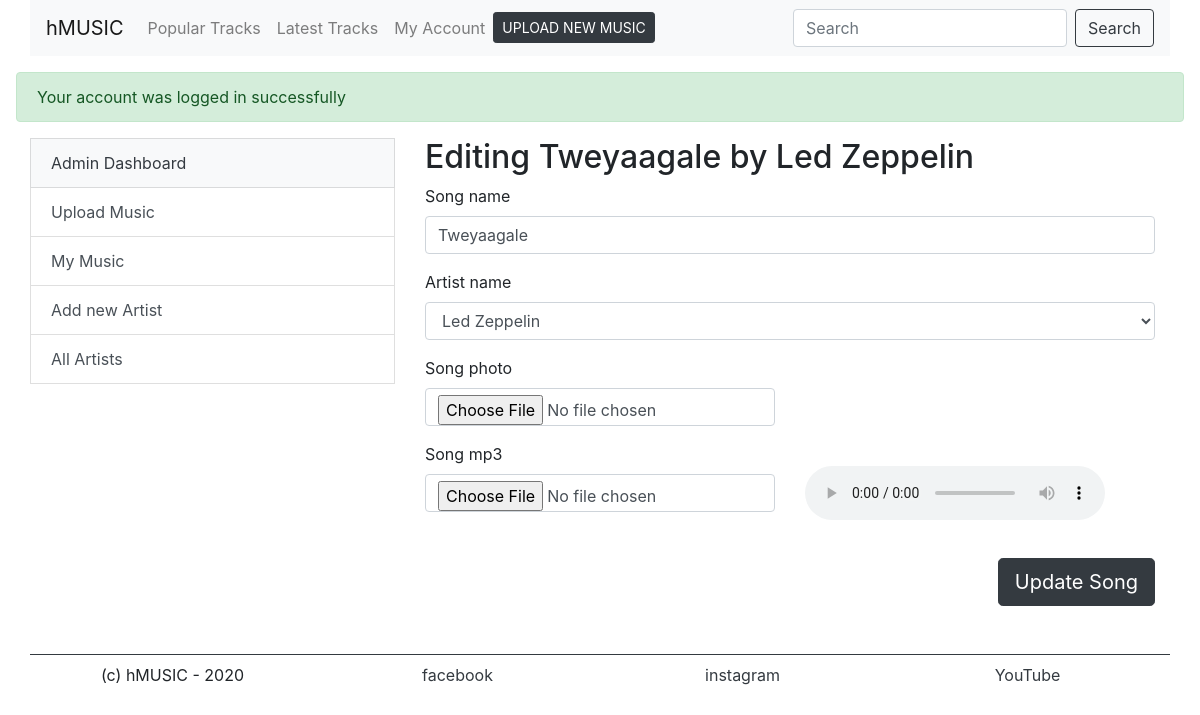
Screenshot of /admin_edit_song.php?song_id=12 (signed in) with the database file from the repository.
### tables this page shows
CREATE TABLE `artist` (
  `artist_id` int(11) NOT NULL,
  `artist_name` varchar(45) DEFAULT NULL,
  `artist_biography` text DEFAULT NULL,
  `artist_details` varchar(45) DEFAULT NULL,
  `artist_photo` text NOT NULL
);

CREATE TABLE `songs` (
  `song_id` int(11) NOT NULL,
  `song_mp3` text DEFAULT NULL,
  `song_photo` text DEFAULT NULL,
  `song_date` text DEFAULT NULL,
  `aritst_id` varchar(35) DEFAULT NULL,
  `song_name` varchar(225) NOT NULL
);

### files/functions.php (called while the page is built, shortened)
<?php
function get_top_song_by_song_id($conn,$song_id){
	$sql = "SELECT * FROM artist,songs
			WHERE
				songs.aritst_id = artist.artist_id AND
				song_id = {$song_id}
			ORDER BY artist_name ASC";
 	$res = $conn->query($sql);
 	$song = $res->fetch_assoc();
	$song['view_count'] = get_song_views($conn,$song_id);
	$song['download_count'] = get_song_downloads($conn,$song_id);
 	return $song;
}
function get_song_downloads($conn,$song_id){
	$sql = "SELECT count(download_id) AS download  FROM downloads WHERE song_id = {$song_id}";
 	$res = $conn->query($sql);
  	$data = $res->fetch_assoc();
  	return $data['download'];
}
function get_song_views($conn,$song_id){
	$sql = "SELECT count(view_id) AS view_count  FROM views WHERE song_id = {$song_id}";
 	$res = $conn->query($sql);
  	$data = $res->fetch_assoc();
  	return $data['view_count'];
}
function get_all_artists($conn){
	$sql = "SELECT * FROM artist ORDER BY artist_name ASC";
 	$res = $conn->query($sql);
 	$artists = array();
  	while ($data = $res->fetch_assoc()) {
  		array_push($artists, $data);
 	}
 	return $artists;
}

### admin_edit_song.php (the view, shortened to what this page needs)
<?php
	include 'files/functions.php';
	$artists = get_all_artists($conn);
	$song_id = $_GET['song_id'];
	$song =  get_top_song_by_song_id($conn,$song_id);
?>
<?php require_once("files/header.php"); ?>
<div class="container">
	<div class="row pl-0">
		<?php include 'files/admin_side_bar.php'; ?>
		<div class="col-md-8">
			<h2>Editing  <?php echo($song['song_name']); ?> by <?php echo($song['artist_name']); ?> </h2>
			<form method="post" action="admin_edit_song.php" enctype="multipart/form-data">
			  <div class="form-group">
			    <label for="song_name">Song name</label>
			    <input type="text" name="song_name" value="<?php echo($song['song_name']); ?>" class="form-control" id="song_name"  placeholder="Enter song name">
			  </div>
			  <div class="form-group">
			    <label for="aritst_id">Artist name</label>
			    <select name="aritst_id" required="" class="form-control">
			    	<?php foreach ($artists as $key => $a): ?>
			    		<?php if($a['artist_id'] == $song['artist_id']){ ?>
			    			<option selected="" value="<?php echo($a['artist_id']); ?>"><?php echo($a['artist_name']); ?></option>
			    		<?php }else{ ?>
			    			<option value="<?php echo($a['artist_id']); ?>"><?php echo($a['artist_name']); ?></option>
			    		<?php } ?>
			    	<?php endforeach ?>
			    </select>
			  </div>
 			  <div class="form-group">
			   <div class="row">
			   		<div class="col-md-6">
			   			<label for="song_photo">Song photo</label>
					    <input type="file"  name="song_photo" class="form-control" id="song_photo">
			   		</div>
			   		<div class="col-md-6">
			   		</div>
			   </div>
			  </div>
 			  <div class="form-group">
			   <div class="row">
			   		<div class="col-md-6">
					    <label for="song_mp3">Song mp3</label>
					    <input type="file" accept=".mp3" name="song_mp3" class="form-control" id="song_mp3">
			   		</div>
			   		<div class="col-md-6">
			   			<br>
					    <audio controls>
							  <source src="horse.ogg" type="audio/ogg">
							  <source src="uploads/<?php echo $song['song_mp3']; ?>" type="audio/mpeg">
						</audio>
			   		</div>
			   </div>
			  </div>
			  <button type="submit" class="float-right mt-md-3 btn btn-lg btn-dark">Update Song</button>
			</form>
		</div>
	</div>
</div>
<?php require_once("files/footer.php"); ?>

### rows the page displays
artist: songs.song_name "Tweyaagale", artist_name "Led Zeppelin", song_name "Tweyaagale"

### other values shown
$_SESSION['message']['body'] "Your account was logged in successfully"
form field aritst_id "Led Zeppelin"
